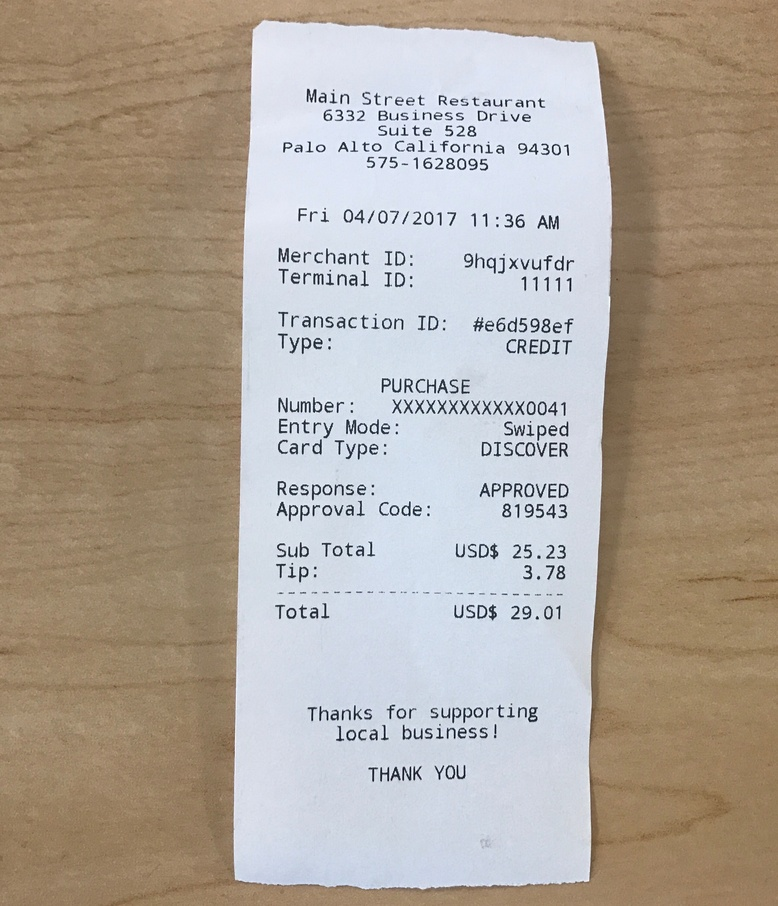
#> input picture ReceiptScanner/img.jpeg, 778 x 906 px, shrunk from 2577 x 3001 before the run
$ jupyter execute ocrscanner_CH.ipynb
#> lines starting #> are read from the running program, lines starting #| are printed output that depends on the picture; after the words box and inside, x2 and y2 are one past the last pixel; in counts of white or black regions, pixels touching at a corner belong together
[cell 1]
import cv2
import pytesseract
import os

[cell 2]
img = cv2.imread('img.jpeg')
#> img is the input picture: shape (906, 778, 3); mean B, G, R 154.3, 165.1, 175.3
img = cv2.cvtColor(img, cv2.COLOR_BGR2GRAY)
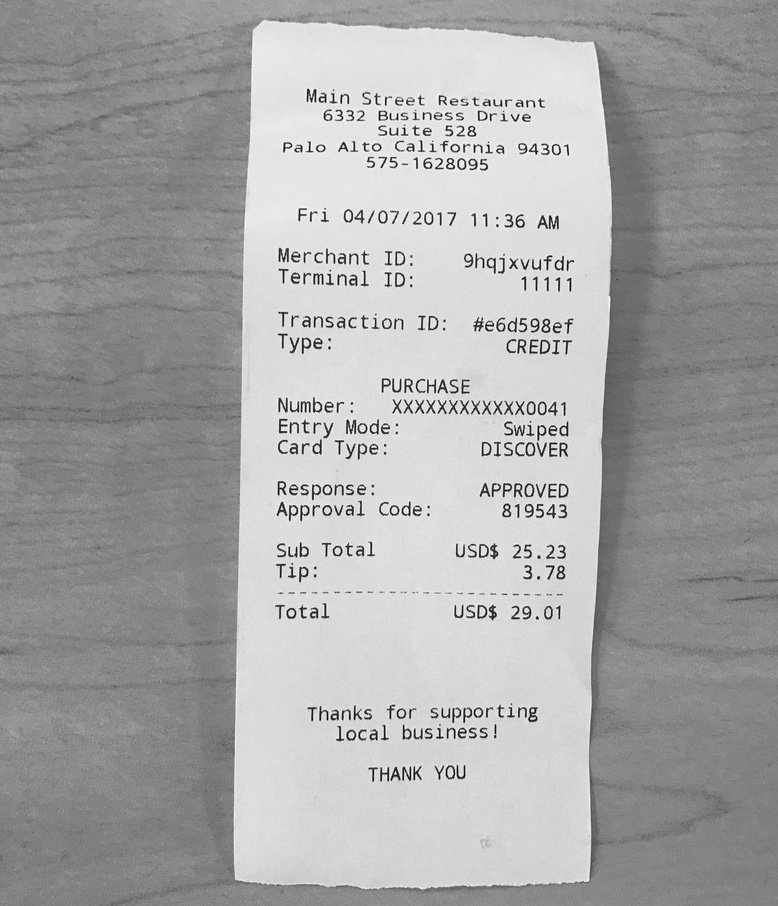
#> img: shape (906, 778); min 1, max 254, mean 167
img = cv2.threshold(img, 0, 255, cv2.THRESH_BINARY + cv2.THRESH_OTSU)[1]
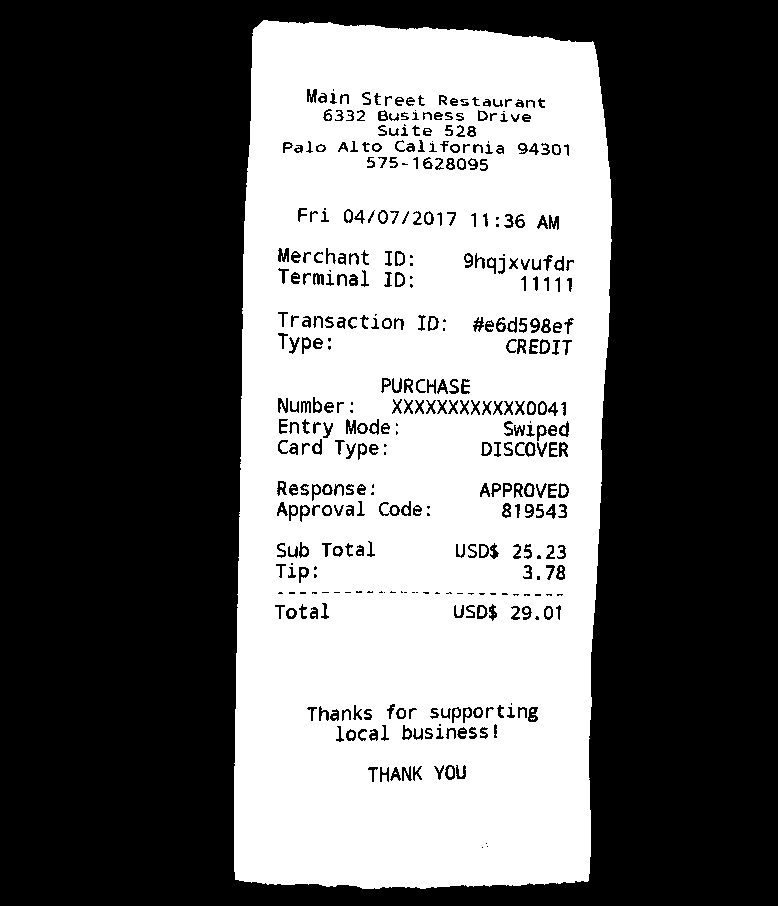
#> img: shape (906, 778); 40.8% white; 134 white regions (76 under 20 px), largest, box (x1, y1, x2, y2) and area: (234, 20, 612, 889) 284807, (397, 253, 403, 264) 55, (397, 275, 403, 285) 52
img = cv2.medianBlur(img, 5)
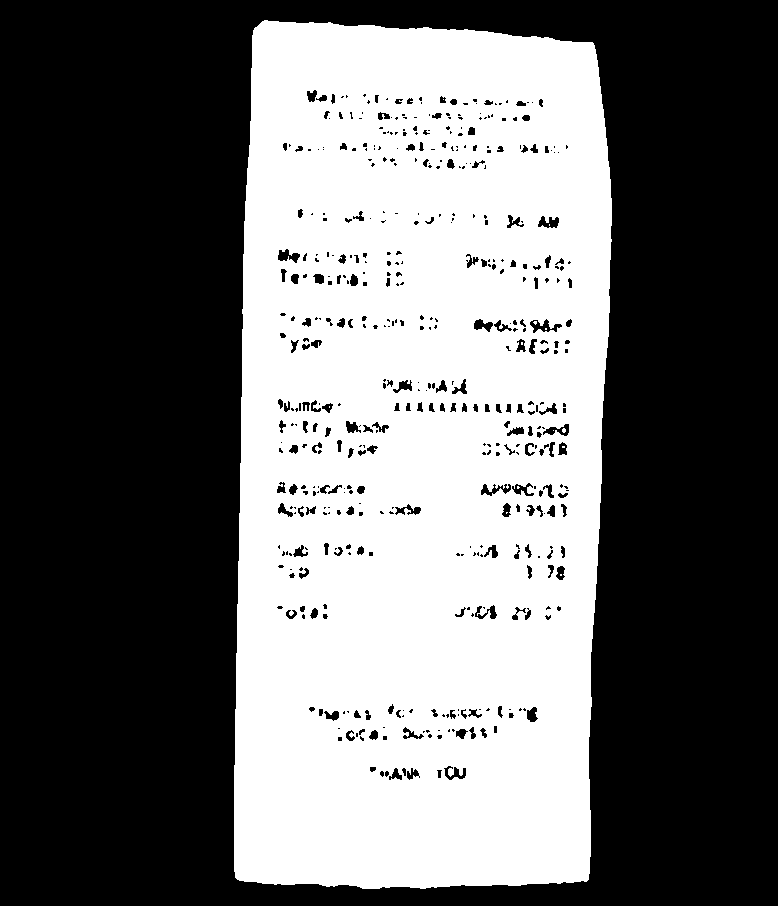
#> img: shape (906, 778); 41.9% white; 13 white regions (12 under 20 px), largest, box (x1, y1, x2, y2) and area: (234, 20, 612, 889) 295174
cv2.imshow('image',img)
cv2.waitKey(0)
